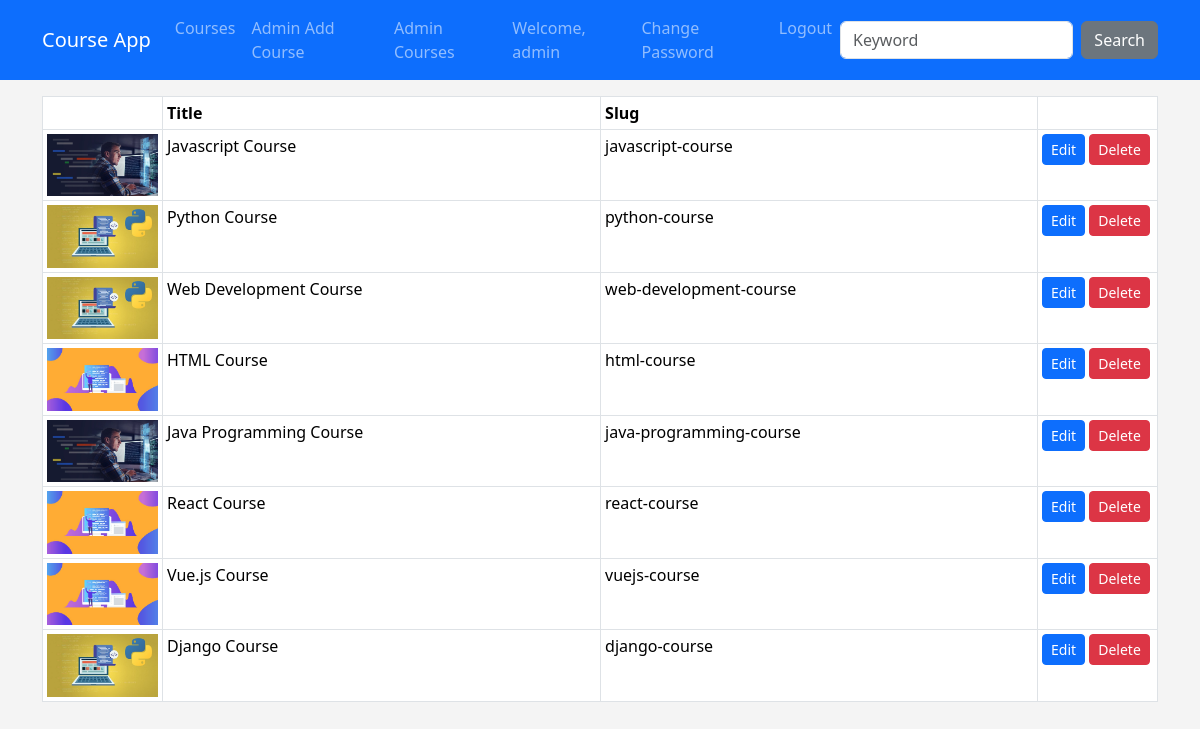
/courses/course-list (signed in), run on the app's committed database.
### courses/models.py (models this page shows, shortened)
class Course(models.Model):
    title = models.CharField(max_length=50)
    subtitle = models.CharField(max_length=100, default="")
    description = RichTextField()
    image = models.ImageField(upload_to="images", default="")
    date = models.DateField(auto_now=True)
    isActive = models.BooleanField(default=False)
    isHome = models.BooleanField(default=False)
    slug = models.SlugField(default="",blank=True, null=False, unique=True, db_index=True)
    categories = models.ManyToManyField(Category)

### courses/views.py (the view)
# urls.py: path('course-list', views.course_list, name="course_list"),
@login_required()
def course_list(request):
    courses = Course.objects.all()
    return render(request, "courses/course-list.html", {'courses': courses,})

### courses/templates/courses/course-list.html (shortened to what this page needs)
{% extends "layout.html" %}
{% load static %}
{% block css_files %}
    <link rel="stylesheet" href="{% static "courses/css/style.css" %}">
{% endblock %}
{% block content %}
    <section>
        <div class="container mt-3">
            <div class="row">
                <div class="col-12">
                    <table class="table table-sm table-bordered">
                        <thead>
                            <tr>
                                <th style="width: 120px;"></th>
                                <th>Title</th>
                                <th>Slug</th>
                                <th style="width: 120px;"></th>
                            </tr>
                        </thead>
                        <tbody>
                            {% for course in courses %}
                                <tr>
                                    <td><img src="{{ course.image.url }}" class="img-fluid"></td>
                                    <td>{{ course.title }}</td>
                                    <td>{{ course.slug }}</td>
                                    <td>
                                        <a href="{% url "course_edit" course.id %}" class="btn btn-primary btn-sm">Edit</a>
                                        <a href="{% url "course_delete" course.id %}" class="btn btn-danger btn-sm">Delete</a>
                                    </td>
                                </tr>
                            {% endfor %}
                        </tbody>
                    </table>
                </div>
            </div>
        </div>
    </section>
{% endblock content %}

### templates/layout.html (shortened to what this page needs)
<!DOCTYPE html>
{% load static %}
<html lang="en">
<head>
    <link href="{% static "css/bootstrap.min.css" %}" rel="stylesheet">
    {% block css_files %}{% endblock css_files %}
</head>
<body>
    {% include "partials/_nav.html" %}
    {% block content %}{% endblock content %}
</body>
</html>

### templates/partials/_nav.html (shortened to what this page needs)
<nav class="navbar navbar-expand-lg bg-primary navbar-dark">
    <div class="container">
        <a href="{% url "index" %}" class="navbar-brand">Course App</a>
        <div class="collapse navbar-collapse" id="navbar">
            <ul class="navbar-nav me-auto">
                <li class="nav-item">
                    <a href="{% url "index" %}" class="nav-link">Courses</a>
                </li>
                {% if user.is_superuser %}
                    <li class="nav-item">
                        <a href="{% url "create_course" %}" class="nav-link">Admin Add Course</a>
                    </li>
                    <li class="nav-item">
                        <a href="{% url "course_list" %}" class="nav-link">Admin Courses</a>
                    </li>
                {% endif %}
            </ul>
            <ul class="navbar-nav me-0">
                {% if user.is_authenticated %}
                    <li class="nav-item">
                        <a href="#" class="nav-link">Welcome, {{ user.username }}</a>
                    </li>
                    <li class="nav-item">
                        <a href="{% url "change_password" %}" class="nav-link">Change Password</a>
                    </li>
                    <li class="nav-item">
                        <a href="{% url "user_logout" %}" class="nav-link">Logout</a>
                    </li>
                {% endif %}
            </ul>
            <form class="d-flex" action="{% url "search" %}">
                <input class="form-control me-2" type="text" name="q" placeholder="Keyword">
                <button class="btn btn-secondary" type="submit">Search</button>
            </form>
    </div>
    </div>
</nav>

### courses/static/courses/css/style.css (style rules this page uses)
body { background-color: #F4F4F4; }

### data on the page
Course: image (picture), title "Javascript Course", slug "javascript-course"
Course: image (picture), title "Python Course", slug "python-course"
Course: image (picture), title "Web Development Course", slug "web-development-course"
Course: image (picture), title "HTML Course", slug "html-course"
Course: image (picture), title "Java Programming Course", slug "java-programming-course"
Course: image (picture), title "React Course", slug "react-course"
Course: image (picture), title "Vue.js Course", slug "vuejs-course"
Course: image (picture), title "Django Course", slug "django-course"

### other printed values
{{ user.username }} "admin"
